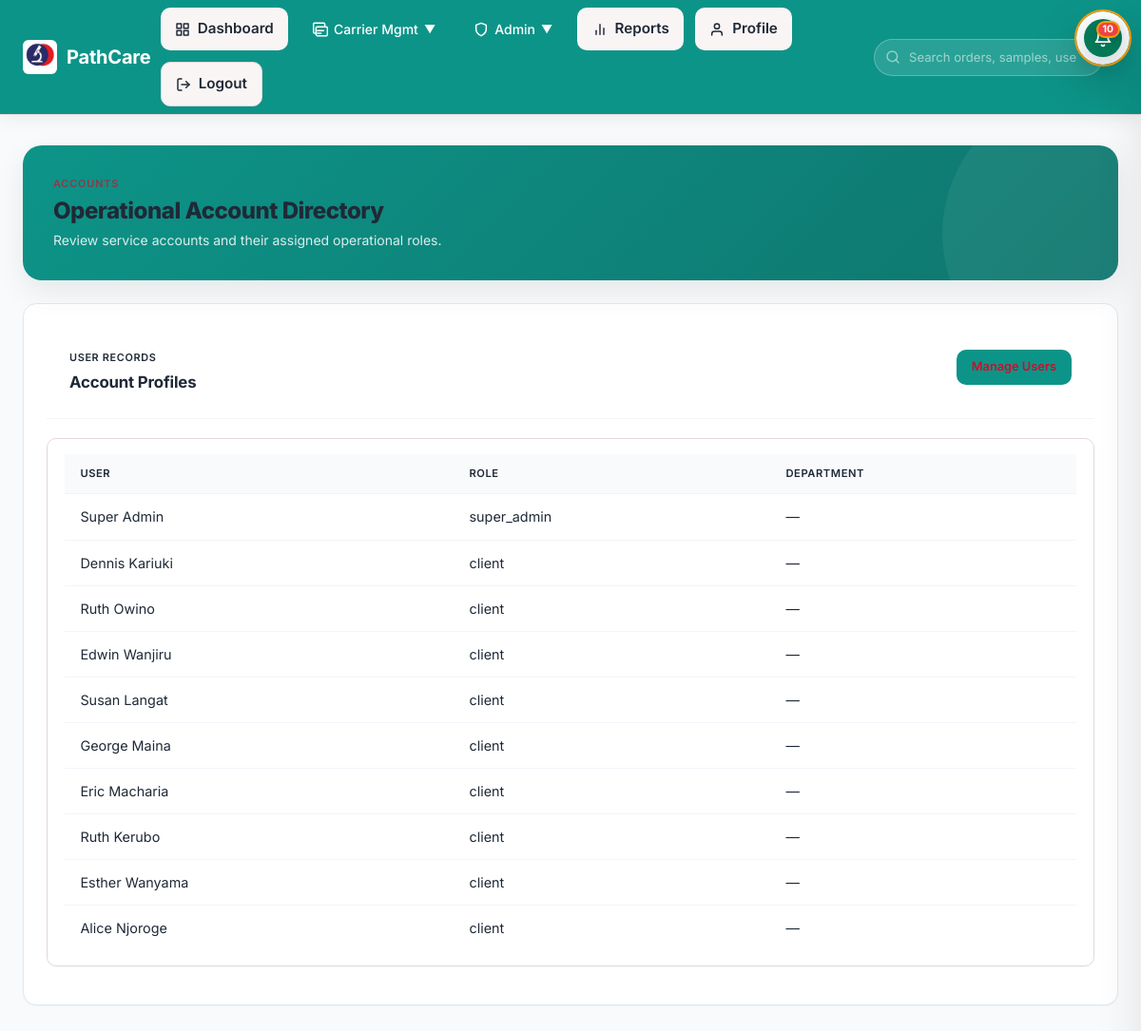
The page /accounts/ (signed in) on the database its author committed.
### accounts/models.py (models this page shows, shortened)
class AccountProfile(models.Model):
    user = models.OneToOneField(
        "accounts.User",
        on_delete=models.CASCADE,
        related_name="account_profile",
    )
    role = models.CharField(max_length=20, choices=User.Role.choices, default=User.Role.DISPATCHER)
    phone = models.CharField(max_length=32, blank=True)
    department = models.CharField(max_length=100, blank=True)
    created_at = models.DateTimeField(auto_now_add=True)

class User(AbstractUser):
    class Role(models.TextChoices):
        SUPER_ADMIN = "super_admin", "Super Admin"
        DISPATCHER = "dispatcher", "Dispatcher"
        CARRIER = "carrier", "Carrier"
        CLIENT = "client", "Client"
        LAB_STAFF = "lab_staff", "Lab Staff"
    role = models.CharField(max_length=20, choices=Role.choices, default=Role.DISPATCHER)
    phone = models.CharField(max_length=32, blank=True)
    department = models.CharField(max_length=100, blank=True)
    objects = PathcareUserManager()
    def is_super_admin(self):
        return self.is_superuser or self.role == self.Role.SUPER_ADMIN

### accounts/views.py (the view)
# urls.py: path("", account_index, name="account_index"),
@login_required
def account_index(request):
    if request.user.is_super_admin():
        profiles = AccountProfile.objects.select_related("user").all()[:10]
        users = User.objects.all().order_by("username")
        return render(request, "accounts/index.html", {"profiles": profiles, "users": users})
    return render(request, "accounts/index.html", {"user": request.user})

### tracking/context_processors.py (called while the page is built)
def notifications(request):
    if not request.user.is_authenticated:
        return {}
    try:
        unread = Notification.objects.filter(user=request.user, is_read=False).count()
        recent = Notification.objects.filter(user=request.user).order_by("-created_at")[:10]
        return {"notifications_unread_count": unread, "notifications_list": recent}
    except Exception:
        return {}

### accounts/templates/accounts/index.html (shortened to what this page needs)
{% extends "tracking/base.html" %}
{% block content %}
<div class="hero-card">
  <div>
    <p class="eyebrow">{% if user.role == 'super_admin' %}Accounts{% else %}Profile{% endif %}</p>
    <h1>{% if user.role == 'super_admin' %}Operational Account Directory{% else %}My Account{% endif %}</h1>
    <p>{% if user.role == 'super_admin' %}Review service accounts and their assigned operational roles.{% else %}Review your account details and role.{% endif %}</p>
  </div>
</div>
<section class="panel">
  <div class="panel-header">
    <div>
      <p class="eyebrow">{% if user.role == 'super_admin' %}User Records{% else %}Account Details{% endif %}</p>
      <h2>{% if user.role == 'super_admin' %}Account Profiles{% else %}Your Information{% endif %}</h2>
    </div>
    {% if user.role == 'super_admin' %}
      <a href="{% url 'accounts:user_management' %}" class="btn btn--sm btn--primary">Manage Users</a>
    {% endif %}
  </div>
  {% if user.role == 'super_admin' %}
    {% if profiles %}
      <div class="table-card">
        <table>
          <thead><tr><th>User</th><th>Role</th><th>Department</th></tr></thead>
          <tbody>
            {% for profile in profiles %}
              <tr><td>{{ profile.user.get_full_name|default:profile.user.username }}</td><td>{{ profile.role }}</td><td>{{ profile.department|default:"—" }}</td></tr>
            {% endfor %}
          </tbody>
        </table>
      </div>
    {% else %}
      <div class="empty-state">
        <span class="empty-state__icon" aria-hidden="true">👤</span>
        <div class="empty-state__title">No Profiles Yet</div>
        <div class="empty-state__desc">No account profiles have been created yet.</div>
      </div>
    {% endif %}
  {% endif %}
</section>
{% endblock %}

### tracking/static/tracking/css/style.css (style rules this page uses)
.table-card a, .panel a, .notifications-sidebar a { color: var(--primary) !important; }
html { font-size: 16px; -webkit-font-smoothing: antialiased; -moz-osx-font-smoothing: grayscale; }
body { font-family: var(--font-sans); font-size: 1rem; line-height: 1.5; color: var(--text-main); }
.panel-header { display: flex; justify-content: space-between; align-items: center; margin-bottom: 1.25rem; flex-wrap: wrap; gap: 0.75rem; }
.panel, .table-card, .upcoming-card, .tracking-card, .sidebar-panel, .monitoring-summary-card { padding: 1rem 1.15rem; border-radius: calc(var(--radius-md) + 2px); box-shadow: var(--shadow-sm); }
th, td { padding: 0.85rem 0.9rem; }
:root { --font-sans: 'Inter', -apple-system, BlinkMacSystemFont, "Segoe UI", Roboto, sans-serif; --bg-primary: #FAF5F5; --bg-secondary: #FDE7EA; --panel-bg: #FFFFFF; --border-color: #E6D7D9; --text-main: #1F2937; --text-muted: #6B7280; --text-faint: #9CA3AF; --text-inverse: #FFFFFF; --primary: #C8102E; --primary-strong: #97001F; --primary-soft: #FDE7EA; --primary-hover: #A00E2C; --primary-soft-text: #7A0D24; --success: #2E7D32; --success-hover: #27692b; --success-soft: #E6F4EA; --success-soft-text: #165b2f; --warning: #ED6C02; --warning-hover: #d75a00; --warning-soft: #FFF4E6; --warning-soft-text: #7a3f00; --danger: #E74C3C; --danger-hover: #C0392B; --danger-soft: #FDF0EE; --danger-soft-text: #A0423C; --info: #546E7A; --shadow-sm: 0 1px 2px 0 rgba(0, 0, 0, 0.05); --shadow-md: 0 6px 18px rgba(16,24,40,0.06); --shadow-lg: 0 12px 30px rgba(16,24,40,0.08); --shadow-xl: 0 24px 60px rgba(16,24,40,0.10); --radius-sm: 8px; --radius-md: 12px; --radius-lg: 14px; --radius-xl: 20px; }
.table-card { overflow-x: auto; }
* { box-sizing: border-box; margin: 0; padding: 0; }
body { font-family: var(--font-sans); background-color: var(--bg-primary); color: var(--text-main); line-height: 1.5; -webkit-font-smoothing: antialiased; -moz-osx-font-smoothing: grayscale; }
.hero-card, .panel, .detail-card, .sidebar-panel, .alert-card, .mobile-card { background-color: var(--panel-bg); border: 1px solid var(--border-color); border-radius: var(--radius-lg); padding: 1.5rem; box-shadow: var(--shadow-md); margin-bottom: 1.75rem; transition: box-shadow 0.25s ease, transform 0.25s ease; }
.hero-card { display: flex; justify-content: space-between; align-items: center; gap: 2rem; background: linear-gradient(135deg, var(--primary) 0%, var(--primary-hover) 100%); color: var(--text-inverse); border: none; box-shadow: var(--shadow-lg); }
.hero-card h1 { font-size: 1.75rem; font-weight: 800; margin-bottom: 0.5rem; }
.hero-card p { opacity: 0.9; font-size: 1rem; max-width: 600px; }
h1, h2, h3, h4, h5, h6 { font-weight: 700; letter-spacing: -0.02em; color: var(--text-main); margin-bottom: 0.5rem; }
.eyebrow { text-transform: uppercase; letter-spacing: 0.1em; font-size: 0.75rem; color: var(--primary); font-weight: 700; margin-bottom: 0.5rem; }
.table-card { width: 100%; overflow-x: auto; border-radius: var(--radius-md); border: 1px solid var(--border-color); margin-bottom: 1rem; }
table { width: 100%; border-collapse: collapse; text-align: left; }
th { background-color: var(--bg-secondary); color: var(--text-main); font-weight: 600; font-size: 0.85rem; text-transform: uppercase; letter-spacing: 0.05em; padding: 1rem; border-bottom: 1px solid var(--border-color); }
td { padding: 1rem; font-size: 0.9rem; border-bottom: 1px solid var(--border-color); color: var(--text-main); background-color: var(--panel-bg); }
tr:last-child td { border-bottom: none; }
html, body { min-width: 320px; width: 100%; overflow-x: hidden; }
body { min-height: 100vh; background: var(--bg-primary); color: var(--text-main); }

### rows shown on the page
AccountProfile: user.get_full_name "Super Admin", role "super_admin", department "—"
AccountProfile: user.get_full_name "Dennis Kariuki", role "client", department "—"
AccountProfile: user.get_full_name "Ruth Owino", role "client", department "—"
AccountProfile: user.get_full_name "Edwin Wanjiru", role "client", department "—"
AccountProfile: user.get_full_name "Susan Langat", role "client", department "—"
AccountProfile: user.get_full_name "George Maina", role "client", department "—"
AccountProfile: user.get_full_name "Eric Macharia", role "client", department "—"
AccountProfile: user.get_full_name "Ruth Kerubo", role "client", department "—"
AccountProfile: user.get_full_name "Esther Wanyama", role "client", department "—"
AccountProfile: user.get_full_name "Alice Njoroge", role "client", department "—"

### other values the page prints
{{ notifications_unread_count }} "10"
